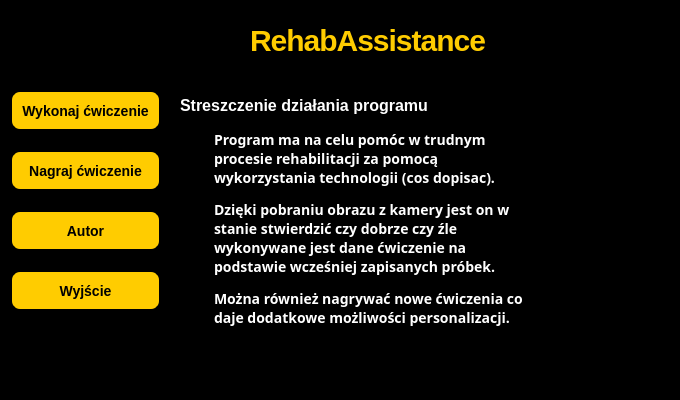
<?xml version="1.0" encoding="UTF-8"?>
<ui version="4.0">
 <class>menuWindow</class>
 <widget class="QMainWindow" name="menuWindow">
  <property name="geometry">
   <rect>
    <x>0</x>
    <y>0</y>
    <width>680</width>
    <height>400</height>
   </rect>
  </property>
  <property name="windowTitle">
   <string>RehabAssistance</string>
  </property>
  <property name="styleSheet">
   <string notr="true">background-color:black</string>
  </property>
  <widget class="QWidget" name="centralwidget">
   <widget class="QPushButton" name="buttonRecord">
    <property name="geometry">
     <rect>
      <x>10</x>
      <y>150</y>
      <width>151</width>
      <height>41</height>
     </rect>
    </property>
    <property name="font">
     <font>
      <pointsize>-1</pointsize>
      <weight>75</weight>
      <italic>false</italic>
      <bold>true</bold>
     </font>
    </property>
    <property name="styleSheet">
     <string notr="true">background-color:#FFCC00;
color:231900;
border-style:outset;
border-width:2px;
border-radius:10px;
border-color:black;
font: bold 14px;
padding: 6px; 
min-width:10px;
</string>
    </property>
    <property name="text">
     <string>Nagraj ćwiczenie</string>
    </property>
   </widget>
   <widget class="QPushButton" name="buttonTrain">
    <property name="geometry">
     <rect>
      <x>10</x>
      <y>90</y>
      <width>151</width>
      <height>41</height>
     </rect>
    </property>
    <property name="styleSheet">
     <string notr="true">background-color:#FFCC00;
font: 8pt &quot;Tahoma&quot;;
color:231900;
border-style:outset;
border-width:2px;
border-radius:10px;
border-color:black;
font: bold 14px;
padding: 6px; 
min-width:10px;
</string>
    </property>
    <property name="text">
     <string>Wykonaj ćwiczenie</string>
    </property>
    <property name="autoDefault">
     <bool>false</bool>
    </property>
    <property name="default">
     <bool>true</bool>
    </property>
   </widget>
   <widget class="QPushButton" name="buttonAuthor">
    <property name="geometry">
     <rect>
      <x>10</x>
      <y>210</y>
      <width>151</width>
      <height>41</height>
     </rect>
    </property>
    <property name="styleSheet">
     <string notr="true">background-color:#FFCC00;
font: 8pt &quot;Tahoma&quot;;
color:231900;
border-style:outset;
border-width:2px;
border-radius:10px;
border-color:black;
font: bold 14px;
padding: 6px; 
min-width:10px;
</string>
    </property>
    <property name="text">
     <string>Autor</string>
    </property>
   </widget>
   <widget class="QPushButton" name="buttonExit">
    <property name="geometry">
     <rect>
      <x>10</x>
      <y>270</y>
      <width>151</width>
      <height>41</height>
     </rect>
    </property>
    <property name="styleSheet">
     <string notr="true">background-color:#FFCC00;
font: 8pt &quot;Tahoma&quot;;
color:231900;
border-style:outset;
border-width:2px;
border-radius:10px;
border-color:black;
font: bold 14px;
padding: 6px; 
min-width:10px;
</string>
    </property>
    <property name="text">
     <string>Wyjście</string>
    </property>
   </widget>
   <widget class="QLabel" name="title">
    <property name="geometry">
     <rect>
      <x>250</x>
      <y>10</y>
      <width>331</width>
      <height>61</height>
     </rect>
    </property>
    <property name="styleSheet">
     <string notr="true">color:#FFCC00; font-family: 'Helvetica Neue', sans-serif; font-size: 30px; font-weight: bold; letter-spacing: -1px; line-height: 1; text-align: center;</string>
    </property>
    <property name="text">
     <string>RehabAssistance</string>
    </property>
   </widget>
   <widget class="QLabel" name="label">
    <property name="geometry">
     <rect>
      <x>210</x>
      <y>130</y>
      <width>321</width>
      <height>221</height>
     </rect>
    </property>
    <property name="font">
     <font>
      <family>Helvetica Neue,sans-serif</family>
      <pointsize>-1</pointsize>
      <weight>75</weight>
      <italic>false</italic>
      <bold>true</bold>
     </font>
    </property>
    <property name="styleSheet">
     <string notr="true">color: white; font-family: 'Helvetica Neue', sans-serif; font-size: 14px; line-height: 24px; margin: 0 0 24px; text-align: justify; text-justify: inter-word; font: bold 14px;</string>
    </property>
    <property name="text">
     <string>&lt;html&gt;&lt;head/&gt;&lt;body&gt;&lt;p&gt;Program ma na celu pomóc w trudnym procesie rehabilitacji za pomocą wykorzystania technologii (cos dopisac). &lt;/p&gt;&lt;p&gt;Dzięki pobraniu obrazu z kamery jest on w stanie stwierdzić czy dobrze czy źle wykonywane jest dane ćwiczenie na podstawie wcześniej zapisanych próbek.&lt;/p&gt;&lt;p&gt;Można również nagrywać nowe ćwiczenia co daje dodatkowe możliwości personalizacji.&lt;/p&gt;&lt;/body&gt;&lt;/html&gt;</string>
    </property>
    <property name="wordWrap">
     <bool>true</bool>
    </property>
   </widget>
   <widget class="QLabel" name="label_2">
    <property name="geometry">
     <rect>
      <x>180</x>
      <y>90</y>
      <width>341</width>
      <height>31</height>
     </rect>
    </property>
    <property name="font">
     <font>
      <pointsize>-1</pointsize>
      <weight>75</weight>
      <italic>false</italic>
      <bold>true</bold>
     </font>
    </property>
    <property name="styleSheet">
     <string notr="true">color:white;font-size: 15px; font-weight: 300; line-height: 32px;font: bold 16px;</string>
    </property>
    <property name="text">
     <string>Streszczenie działania programu</string>
    </property>
    <property name="wordWrap">
     <bool>true</bool>
    </property>
   </widget>
  </widget>
  <widget class="QStatusBar" name="statusbar"/>
 </widget>
 <resources/>
 <connections/>
</ui>
